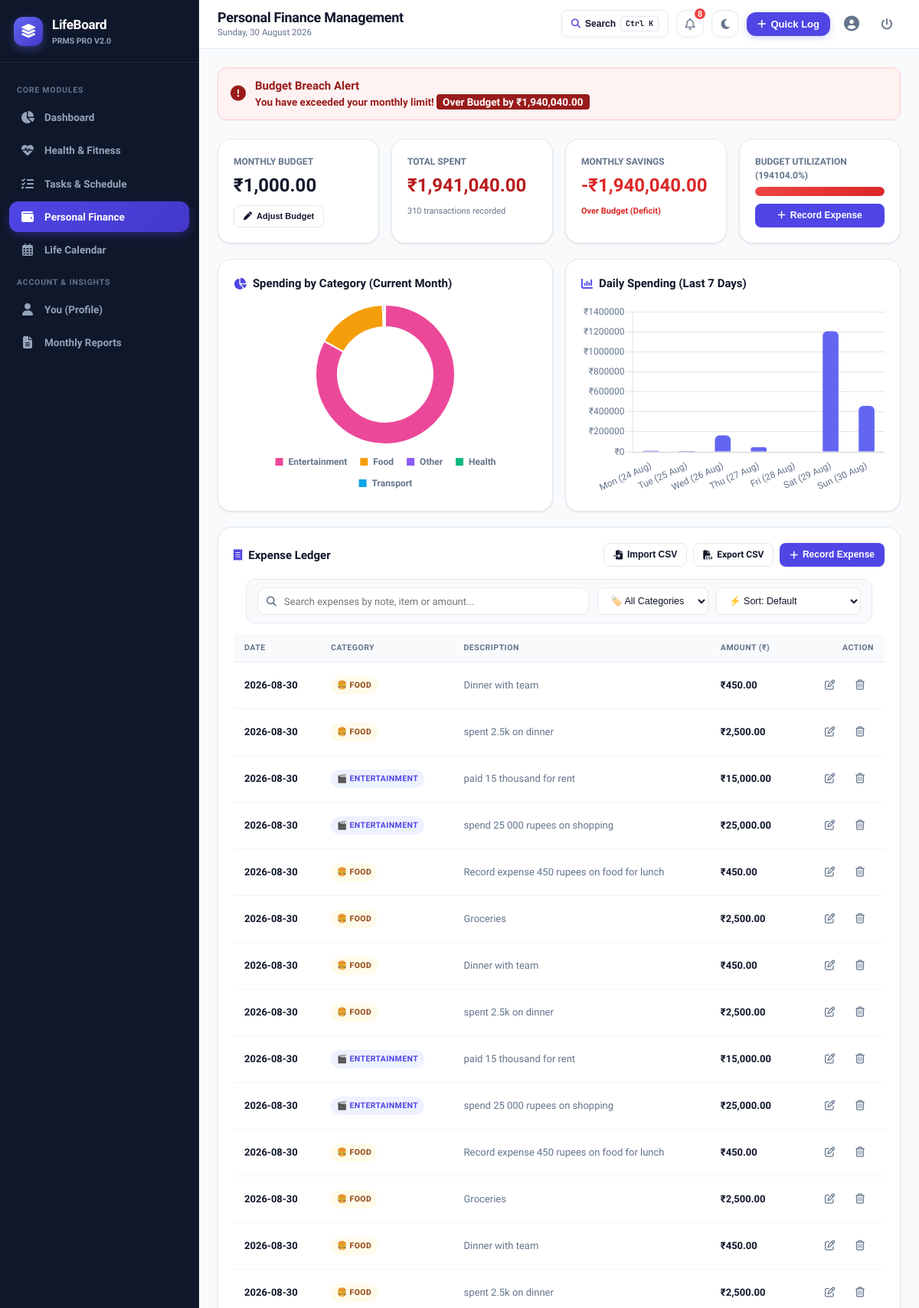
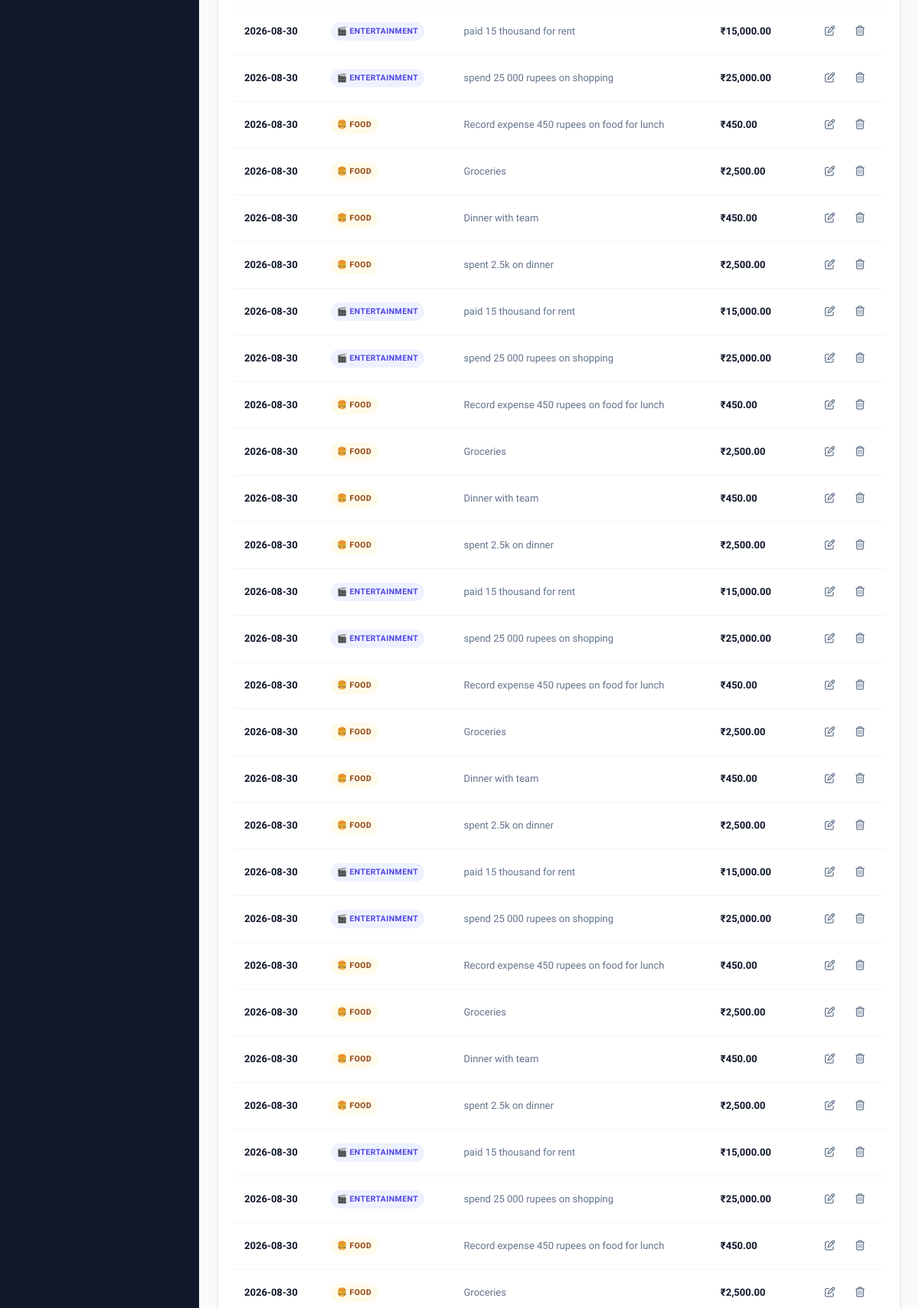
Page /finance (signed in, upper part) on the committed database (2 pictures, top to bottom).
### tables this page shows
CREATE TABLE budget (
        budget_id INTEGER PRIMARY KEY AUTOINCREMENT,
        user_id INTEGER NOT NULL,
        category VARCHAR(50) DEFAULT 'Overall',
        monthly_limit REAL NOT NULL CHECK (monthly_limit >= 0),
        month INTEGER NOT NULL CHECK (month BETWEEN 1 AND 12),
        year INTEGER NOT NULL,
        created_at DATETIME DEFAULT CURRENT_TIMESTAMP,
        UNIQUE(user_id, month, year, category),
        FOREIGN KEY (user_id) REFERENCES users(user_id) ON DELETE CASCADE
    );

CREATE TABLE expense_log (
        expense_id INTEGER PRIMARY KEY AUTOINCREMENT,
        user_id INTEGER NOT NULL,
        amount REAL NOT NULL CHECK (amount > 0),
        category VARCHAR(50) NOT NULL CHECK (category IN ('Food', 'Transport', 'Health', 'Entertainment', 'Other')),
        description TEXT,
        expense_date DATE NOT NULL,
        created_at DATETIME DEFAULT CURRENT_TIMESTAMP,
        FOREIGN KEY (user_id) REFERENCES users(user_id) ON DELETE CASCADE
    );

### app.py (the view)
@app.route('/finance')
@login_required
def finance():
    user_id = session['user_id']
    today = date.today()
    try:
        month = int(request.args.get('month', today.month))
        year = int(request.args.get('year', today.year))
    except ValueError:
        month = today.month
        year = today.year
    fin_summary = models.get_financial_summary(user_id, month, year)
    expenses = models.get_user_expenses(user_id, month, year, limit=100)
    category_chart = models.get_category_spending_chart_data(user_id, month, year)
    daily_chart = models.get_7day_spending_chart_data(user_id)
    return render_template('finance/index.html',
                           summary=fin_summary,
                           expenses=expenses,
                           category_chart=category_chart,
                           daily_chart=daily_chart,
                           categories=models.EXPENSE_CATEGORIES,
                           selected_month=month,
                           selected_year=year,
                           today_str=today.strftime('%Y-%m-%d'))

### app.py (called while the page is built)
def login_required(f):
    @wraps(f)
    def decorated_function(*args, **kwargs):
        if 'user_id' not in session:
            flash('Please log in to access this page.', 'warning')
            return redirect(url_for('login', next=request.path))
        return f(*args, **kwargs)
    return decorated_function

@app.after_request
def add_security_headers(response):
    response.headers['Cache-Control'] = 'no-cache, no-store, must-revalidate, max-age=0'
    response.headers['Pragma'] = 'no-cache'
    response.headers['Expires'] = '0'
    return response

@app.context_processor
def inject_global_variables():
    current_user = None
    notifications = []
    if 'user_id' in session:
        current_user = models.get_user_by_id(session['user_id'])
        notifications = models.get_user_notifications(session['user_id'])
    return {
        'current_user': current_user,
        'notifications': notifications,
        'unread_notifications_count': len(notifications),
        'today_date': date.today().strftime('%A, %d %B %Y'),
        'current_year': date.today().year,
        'current_month': date.today().month,
        'now': datetime.now()
    }

### database.py (called while the page is built)
def get_db():
    conn = sqlite3.connect(DB_PATH)
    conn.row_factory = sqlite3.Row
    conn.execute("PRAGMA foreign_keys = ON;")
    return conn

### models.py (called while the page is built, shortened)
def get_user_by_id(user_id: int):
    conn = get_db()
    cursor = conn.cursor()
    cursor.execute("SELECT * FROM users WHERE user_id = ?", (user_id,))
    user = cursor.fetchone()
    conn.close()
    return user

def get_user_expenses(user_id: int, month: int = None, year: int = None, limit: int = 100):
    conn = get_db()
    cursor = conn.cursor()
    if month and year:
        month_str = f"{year:04d}-{month:02d}%"
        cursor.execute("""
        SELECT * FROM expense_log
        WHERE user_id = ? AND expense_date LIKE ?
        ORDER BY expense_date DESC, created_at DESC
        LIMIT ?
        """, (user_id, month_str, limit))
    expenses = cursor.fetchall()
    conn.close()
    return expenses

### templates/finance/index.html (shortened to what this page needs)
{% extends "base.html" %}
{% block page_title %}Personal Finance Management{% endblock %}
{% block content %}
{% if summary.is_over_budget %}
<div class="alert alert-danger" style="margin-bottom: 24px;">
  <div style="display: flex; align-items: center; gap: 12px;">
    <i class="fa-solid fa-circle-exclamation" style="font-size: 20px;"></i>
    <div>
      <div style="font-weight: 700; font-size: 15px;">Budget Breach Alert</div>
      <div>You have exceeded your monthly limit! <strong style="color: #ffffff; background: #991b1b; padding: 2px 8px; border-radius: 4px;">Over Budget by ₹{{ "{:,.2f}".format(summary.over_budget_amount) }}</strong></div>
    </div>
  </div>
</div>
{% endif %}
<div class="grid-4">
  <div class="card">
    <div style="font-size: 12px; font-weight: 700; color: var(--text-muted); text-transform: uppercase; margin-bottom: 4px;">Monthly Budget</div>
    <div style="font-size: 24px; font-weight: 800; color: var(--text-main);">₹{{ "{:,.2f}".format(summary.budget) }}</div>
    <button class="btn btn-secondary btn-sm" style="margin-top: 8px; font-size: 11px;" onclick="openModal('setBudgetModal')">
      <i class="fa-solid fa-pen"></i> Adjust Budget
    </button>
  </div>
  <div class="card">
    <div style="font-size: 12px; font-weight: 700; color: var(--text-muted); text-transform: uppercase; margin-bottom: 4px;">Total Spent</div>
    <div style="font-size: 24px; font-weight: 800; color: #b91c1c;">₹{{ "{:,.2f}".format(summary.spent) }}</div>
    <div style="font-size: 11px; color: var(--text-muted); margin-top: 8px;">{{ summary.expense_count }} transactions recorded</div>
  </div>
  <div class="card">
    <div style="font-size: 12px; font-weight: 700; color: var(--text-muted); text-transform: uppercase; margin-bottom: 4px;">Monthly Savings</div>
    {% if summary.is_over_budget %}
      <div style="font-size: 24px; font-weight: 800; color: #dc2626;">-₹{{ "{:,.2f}".format(summary.over_budget_amount) }}</div>
      <div style="font-size: 11px; color: #dc2626; font-weight: 600; margin-top: 8px;">Over Budget (Deficit)</div>
    {% else %}
      <div style="font-size: 24px; font-weight: 800; color: #15803d;">₹{{ "{:,.2f}".format(summary.savings) }}</div>
      <div style="font-size: 11px; color: #15803d; font-weight: 600; margin-top: 8px;">Savings Buffer Remaining</div>
    {% endif %}
  </div>
  <div class="card" style="display: flex; flex-direction: column; justify-content: center;">
    <div style="font-size: 12px; font-weight: 700; color: var(--text-muted); text-transform: uppercase; margin-bottom: 6px;">Budget Utilization ({{ summary.actual_percent }}%)</div>
    <div class="progress-bar-container" style="height: 12px;">
      <div class="progress-bar-fill {{ summary.progress_class }}" style="width: {{ summary.percent_spent }}%;"></div>
    </div>
    <button class="btn btn-primary btn-sm" style="margin-top: 10px;" onclick="openModal('logExpenseModal')">
      <i class="fa-solid fa-plus"></i> Record Expense
    </button>
  </div>
</div>
<div class="grid-2">
  <div class="card">
    <div class="card-header">
      <h3 class="card-title">
        <i class="fa-solid fa-chart-pie"></i>
        <span>Spending by Category (Current Month)</span>
      </h3>
    </div>
    <div style="height: 250px;">
      <canvas id="financeCategoryChart"></canvas>
    </div>
  </div>
  <div class="card">
    <div class="card-header">
      <h3 class="card-title">
        <i class="fa-solid fa-chart-column"></i>
        <span>Daily Spending (Last 7 Days)</span>
      </h3>
    </div>
    <div style="height: 250px;">
      <canvas id="financeDailyChart"></canvas>
    </div>
  </div>
</div>
<div class="card">
  <div class="card-header">
    <h3 class="card-title">
      <i class="fa-solid fa-receipt"></i>
      <span>Expense Ledger</span>
    </h3>
    <div style="display: flex; gap: 8px; flex-wrap: wrap;">
      <button class="btn btn-secondary btn-sm" onclick="openModal('importExpenseCsvModal')" title="Import Expenses from CSV">
        <i class="fa-solid fa-file-import"></i> Import CSV
      </button>
      <a href="{{ url_for('export_csv', module_name='finance') }}" class="btn btn-secondary btn-sm" title="Export Expenses to CSV">
        <i class="fa-solid fa-file-csv"></i> Export CSV
      </a>
      <button class="btn btn-primary btn-sm" onclick="openModal('logExpenseModal')">
        <i class="fa-solid fa-plus"></i> Record Expense
      </button>
    </div>
  </div>
  {% if expenses %}
  <div class="filter-toolbar" style="margin: 0 16px 14px 16px;">
    <div class="search-box">
      <input type="text" id="expenseSearchInput" class="form-control" placeholder="Search expenses by note, item or amount...">
    </div>
    <select id="expenseCategoryFilter" class="filter-select">
      <option value="all">🏷️ All Categories</option>
    </select>
    <select id="expenseSortSelect" class="sort-select">
      <option value="default">⚡ Sort: Default</option>
    </select>
  </div>
  <div class="table-responsive desktop-only-table">
    <table class="table-custom">
      <thead>
        <tr>
          <th>Date</th>
          <th>Category</th>
          <th>Description</th>
          <th>Amount (₹)</th>
          <th style="text-align: right;">Action</th>
        </tr>
      </thead>
      <tbody id="expenseTableBody">
        {% for exp in expenses %}
        <tr data-category="{{ exp.category }}" data-amount="{{ exp.amount }}" data-date="{{ exp.expense_date }}">
          <td style="font-weight: 600; white-space: nowrap;">{{ exp.expense_date }}</td>
          <td>
            <span class="badge {% if exp.category == 'Food' %}badge-warning{% elif exp.category == 'Transport' %}badge-secondary{% elif exp.category == 'Health' %}badge-success{% else %}badge-primary{% endif %}">
              {% if exp.category == 'Food' %}🍔 Food
              {% elif exp.category == 'Transport' %}🚗 Transport
              {% elif exp.category == 'Health' %}💊 Health
              {% elif exp.category == 'Entertainment' %}🎬 Entertainment
              {% else %}📦 Other
              {% endif %}
            </span>
          </td>
          <td style="color: var(--text-muted);">{{ exp.description or '—' }}</td>
          <td style="font-weight: 800; color: var(--text-main);">₹{{ "{:,.2f}".format(exp.amount) }}</td>
          <td style="text-align: right; white-space: nowrap;">
            <button type="button" class="btn-icon" title="Edit Expense" onclick="openEditExpenseModal({{ exp.expense_id }}, '{{ exp.amount }}', '{{ exp.category }}', '{{ (exp.description or '') | escape }}', '{{ exp.expense_date }}')">
              <i class="fa-regular fa-pen-to-square"></i>
            </button>
            <form action="{{ url_for('delete_expense_route', expense_id=exp.expense_id) }}" method="POST" style="display: inline;" data-confirm="Delete this expense record?">
              <button type="submit" class="btn-icon danger" title="Delete Expense">
                <i class="fa-regular fa-trash-can"></i>
              </button>
            </form>
          </td>
        </tr>
        {% endfor %}
      </tbody>
    </table>
  </div>
  {% else %}
  <div style="text-align: center; padding: 36px; color: var(--text-muted);">
    <i class="fa-solid fa-wallet" style="font-size: 32px; color: var(--primary); margin-bottom: 8px;"></i>
    <p>No expenses logged for this month. Track all your daily expenditures effortlessly!</p>
  </div>
  {% endif %}
</div>
{% endblock %}
{% block scripts %}
<script>
  const pieCategories = {{ category_chart.categories | tojson }};
  const pieAmounts = {{ category_chart.amounts | tojson }};
  initFinancePieChart('financeCategoryChart', pieCategories, pieAmounts);
  const dailyLabels = {{ daily_chart.labels | tojson }};
  const dailyAmounts = {{ daily_chart.amounts | tojson }};
  initDailySpendingChart('financeDailyChart', dailyLabels, dailyAmounts);
  document.addEventListener('DOMContentLoaded', function() {
    applyLiveFilter({
      searchInputId: 'expenseSearchInput',
      filterSelectId: 'expenseCategoryFilter',
      sortSelectId: 'expenseSortSelect',
      tableBodyId: 'expenseTableBody',
      cardListClass: '#expenseCardList'
    });
  });
</script>
{% endblock %}

### rows in the picture
budget: budget "1,000.00"
expense_log: expense_date "2026-08-30", category "🍔 FOOD", description "Dinner with team", amount "450.00"
expense_log: expense_date "2026-08-30", category "🍔 FOOD", description "spent 2.5k on dinner", amount "2,500.00"
expense_log: expense_date "2026-08-30", category "🎬 ENTERTAINMENT", description "paid 15 thousand for rent", amount "15,000.00"
expense_log: expense_date "2026-08-30", category "🎬 ENTERTAINMENT", description "spend 25 000 rupees on shopping", amount "25,000.00"
expense_log: expense_date "2026-08-30", category "🍔 FOOD", description "Record expense 450 rupees on food for lunch", amount "450.00"
expense_log: expense_date "2026-08-30", category "🍔 FOOD", description "Groceries", amount "2,500.00"
expense_log: expense_date "2026-08-30", category "🍔 FOOD", description "Dinner with team", amount "450.00"
expense_log: expense_date "2026-08-30", category "🍔 FOOD", description "spent 2.5k on dinner", amount "2,500.00"
expense_log: expense_date "2026-08-30", category "🎬 ENTERTAINMENT", description "paid 15 thousand for rent", amount "15,000.00"
expense_log: expense_date "2026-08-30", category "🎬 ENTERTAINMENT", description "spend 25 000 rupees on shopping", amount "25,000.00"
expense_log: expense_date "2026-08-30", category "🍔 FOOD", description "Record expense 450 rupees on food for lunch", amount "450.00"
expense_log: expense_date "2026-08-30", category "🍔 FOOD", description "Groceries", amount "2,500.00"
expense_log: expense_date "2026-08-30", category "🍔 FOOD", description "Dinner with team", amount "450.00"
expense_log: expense_date "2026-08-30", category "🍔 FOOD", description "spent 2.5k on dinner", amount "2,500.00"
expense_log: expense_date "2026-08-30", category "🎬 ENTERTAINMENT", description "paid 15 thousand for rent", amount "15,000.00"
expense_log: expense_date "2026-08-30", category "🎬 ENTERTAINMENT", description "spend 25 000 rupees on shopping", amount "25,000.00"
expense_log: expense_date "2026-08-30", category "🍔 FOOD", description "Record expense 450 rupees on food for lunch", amount "450.00"
expense_log: expense_date "2026-08-30", category "🍔 FOOD", description "Groceries", amount "2,500.00"
expense_log: expense_date "2026-08-30", category "🍔 FOOD", description "Dinner with team", amount "450.00"
expense_log: expense_date "2026-08-30", category "🍔 FOOD", description "spent 2.5k on dinner", amount "2,500.00"
expense_log: expense_date "2026-08-30", category "🎬 ENTERTAINMENT", description "paid 15 thousand for rent", amount "15,000.00"
expense_log: expense_date "2026-08-30", category "🎬 ENTERTAINMENT", description "spend 25 000 rupees on shopping", amount "25,000.00"
expense_log: expense_date "2026-08-30", category "🍔 FOOD", description "Record expense 450 rupees on food for lunch", amount "450.00"
expense_log: expense_date "2026-08-30", category "🍔 FOOD", description "Groceries", amount "2,500.00"
expense_log: expense_date "2026-08-30", category "🍔 FOOD", description "Dinner with team", amount "450.00"
expense_log: expense_date "2026-08-30", category "🍔 FOOD", description "spent 2.5k on dinner", amount "2,500.00"
expense_log: expense_date "2026-08-30", category "🎬 ENTERTAINMENT", description "paid 15 thousand for rent", amount "15,000.00"
expense_log: expense_date "2026-08-30", category "🎬 ENTERTAINMENT", description "spend 25 000 rupees on shopping", amount "25,000.00"
expense_log: expense_date "2026-08-30", category "🍔 FOOD", description "Record expense 450 rupees on food for lunch", amount "450.00"
expense_log: expense_date "2026-08-30", category "🍔 FOOD", description "Groceries", amount "2,500.00"
expense_log: expense_date "2026-08-30", category "🍔 FOOD", description "Dinner with team", amount "450.00"
expense_log: expense_date "2026-08-30", category "🍔 FOOD", description "spent 2.5k on dinner", amount "2,500.00"
expense_log: expense_date "2026-08-30", category "🎬 ENTERTAINMENT", description "paid 15 thousand for rent", amount "15,000.00"
expense_log: expense_date "2026-08-30", category "🎬 ENTERTAINMENT", description "spend 25 000 rupees on shopping", amount "25,000.00"
expense_log: expense_date "2026-08-30", category "🍔 FOOD", description "Record expense 450 rupees on food for lunch", amount "450.00"
expense_log: expense_date "2026-08-30", category "🍔 FOOD", description "Groceries", amount "2,500.00"
expense_log: expense_date "2026-08-30", category "🍔 FOOD", description "Dinner with team", amount "450.00"
expense_log: expense_date "2026-08-30", category "🍔 FOOD", description "spent 2.5k on dinner", amount "2,500.00"
expense_log: expense_date "2026-08-30", category "🎬 ENTERTAINMENT", description "paid 15 thousand for rent", amount "15,000.00"
expense_log: expense_date "2026-08-30", category "🎬 ENTERTAINMENT", description "spend 25 000 rupees on shopping", amount "25,000.00"
expense_log: expense_date "2026-08-30", category "🍔 FOOD", description "Record expense 450 rupees on food for lunch", amount "450.00"
expense_log: expense_date "2026-08-30", category "🍔 FOOD", description "Groceries", amount "2,500.00"

### other values in the picture
{{ unread_notifications_count }} "8"
{{ "{:,.2f}".format(summary.over_budget_amount) }} "1,940,040.00"
{{ "{:,.2f}".format(summary.spent) }} "1,941,040.00"
{{ summary.expense_count }} "310"
{{ summary.actual_percent }} "194104.0"
chart data {{ category_chart.categories | tojson }} ["Entertainment", "Food", "Other", "Health", "Transport"]
chart data {{ category_chart.amounts | tojson }} [1610650.0, 318786.0, 8354.0, 2400.0, 850.0]
chart data {{ daily_chart.amounts | tojson }} [10200.0, 8600.0, 163750.0, 45900.0, 0.0, 1205636.0, 459000.0]
